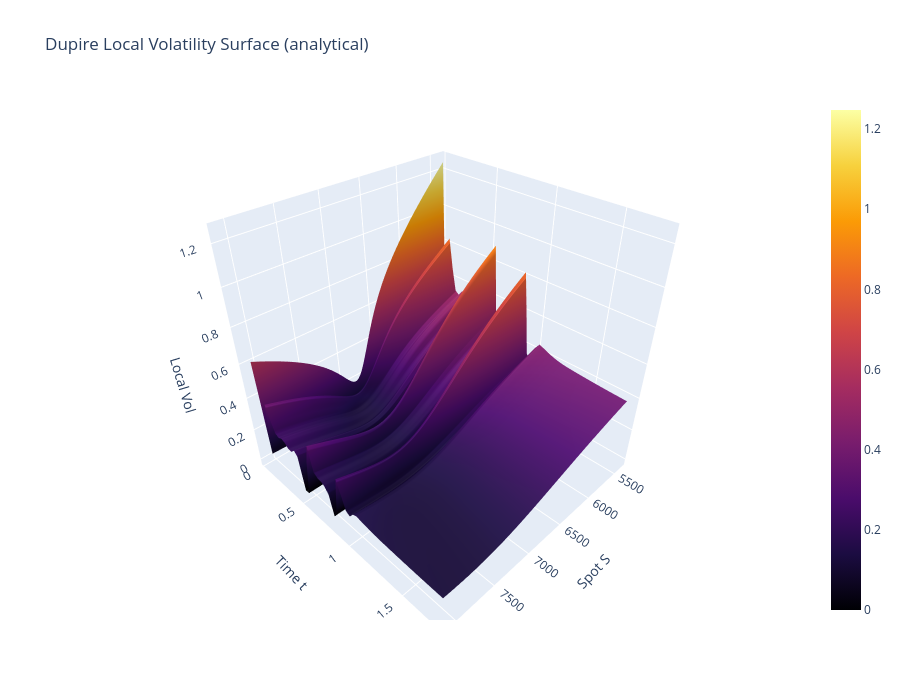

Notebook source saved alongside this figure:
### Code cell
# analytical Dupire local vol — no grid, no finite differences
S_plot = np.linspace(S0 * 0.8, S0 * 1.2, 100)
T_lv = np.linspace(maturities[0] + 0.01, maturities[-1] - 0.01, 50)
S_mesh, T_lv_mesh = np.meshgrid(S_plot, T_lv)

LV_mesh = np.zeros_like(S_mesh)
for i in range(S_mesh.shape[0]):
    for j in range(S_mesh.shape[1]):
        LV_mesh[i, j] = surface.local_volatility(S_mesh[i, j], T_lv_mesh[i, j])

fig = go.Figure(data=[go.Surface(x=S_mesh, y=T_lv_mesh, z=LV_mesh, colorscale='Inferno')])
fig.update_layout(
    title='Dupire Local Volatility Surface (analytical)',
    scene=dict(xaxis_title='Spot S', yaxis_title='Time t', zaxis_title='Local Vol'),
    width=900, height=700)
fig.show()

### Figure 1 — Plotly figure (JSON) as saved in the notebook; plotly's stock layout.template omitted (floating-point values rounded to 4 significant figures; data arrays with more than 128 entries replaced by an {"elided": "..."} marker saying what was removed)
{"data": [{"colorscale": [[0, "#000004"], [0.1111, "#1b0c41"], [0.2222, "#4a0c6b"], [0.3333, "#781c6d"], [0.4444, "#a52c60"], [0.5556, "#cf4446"], [0.6667, "#ed6925"], [0.7778, "#fb9b06"], [0.8889, "#f7d13d"], [1, "#fcffa4"]], "type": "surface", "x": {"elided": "50x100 float values"}, "y": {"elided": "50x100 float values"}, "z": {"elided": "50x100 float values"}}], "layout": {"height": 700, "scene": {"xaxis": {"title": {"text": "Spot S"}}, "yaxis": {"title": {"text": "Time t"}}, "zaxis": {"title": {"text": "Local Vol"}}}, "title": {"text": "Dupire Local Volatility Surface (analytical)"}, "width": 900}}
